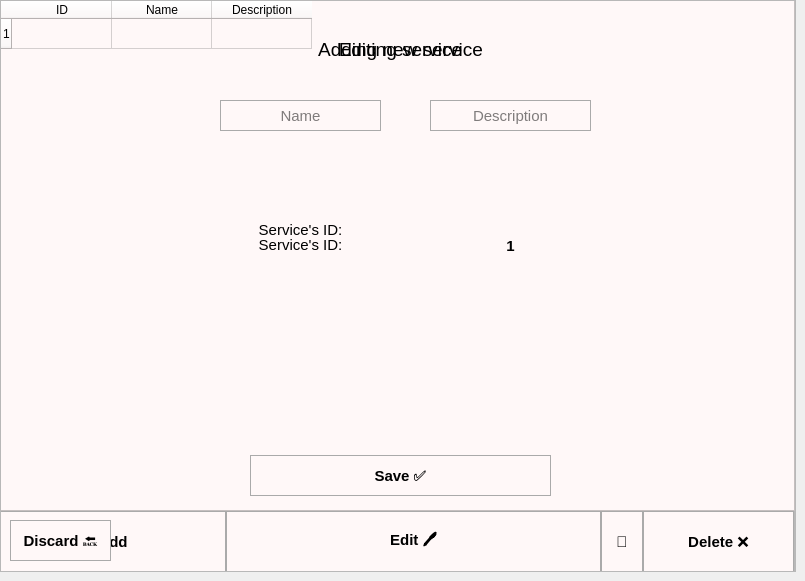
    <widget class="QWidget" name="tab_4">
     <attribute name="title">
      <string>Manage services</string>
     </attribute>
     <widget class="QFrame" name="frame_9">
      <property name="geometry">
       <rect>
        <x>0</x>
        <y>0</y>
        <width>795</width>
        <height>572</height>
       </rect>
      </property>
      <property name="frameShape">
       <enum>QFrame::StyledPanel</enum>
      </property>
      <property name="frameShadow">
       <enum>QFrame::Raised</enum>
      </property>
      <widget class="QTableWidget" name="tableWidget_4">
       <property name="geometry">
        <rect>
         <x>0</x>
         <y>0</y>
         <width>795</width>
         <height>511</height>
        </rect>
       </property>
       <property name="sizePolicy">
        <sizepolicy hsizetype="Expanding" vsizetype="Expanding">
         <horstretch>0</horstretch>
         <verstretch>0</verstretch>
        </sizepolicy>
       </property>
       <property name="styleSheet">
        <string notr="true">background: none;
background-color: rgb(255, 248, 248);</string>
       </property>
       <property name="frameShape">
        <enum>QFrame::StyledPanel</enum>
       </property>
       <property name="horizontalScrollBarPolicy">
        <enum>Qt::ScrollBarAlwaysOff</enum>
       </property>
       <property name="sizeAdjustPolicy">
        <enum>QAbstractScrollArea::AdjustIgnored</enum>
       </property>
       <property name="sortingEnabled">
        <bool>true</bool>
       </property>
       <property name="columnCount">
        <number>3</number>
       </property>
       <row>
        <property name="text">
         <string>1</string>
        </property>
       </row>
       <column>
        <property name="text">
         <string>ID</string>
        </property>
        <property name="textAlignment">
         <set>AlignCenter</set>
        </property>
       </column>
       <column>
        <property name="text">
         <string>Name</string>
        </property>
        <property name="textAlignment">
         <set>AlignCenter</set>
        </property>
       </column>
       <column>
        <property name="text">
         <string>Description</string>
        </property>
        <property name="textAlignment">
         <set>AlignCenter</set>
        </property>
       </column>
       <item row="0" column="0">
        <property name="text">
         <string/>
        </property>
       </item>
      </widget>
      <widget class="QPushButton" name="pushButton_26">
       <property name="geometry">
        <rect>
         <x>226</x>
         <y>511</y>
         <width>375</width>
         <height>61</height>
        </rect>
       </property>
       <property name="sizeIncrement">
        <size>
         <width>0</width>
         <height>0</height>
        </size>
       </property>
       <property name="font">
        <font>
         <pointsize>11</pointsize>
         <bold>true</bold>
        </font>
       </property>
       <property name="focusPolicy">
        <enum>Qt::StrongFocus</enum>
       </property>
       <property name="styleSheet">
        <string notr="true">background: none;
background-color: rgb(255, 248, 248);
border: 1px solid rgb(170, 170, 170);</string>
       </property>
       <property name="text">
        <string>Edit 🖊️</string>
       </property>
       <property name="iconSize">
        <size>
         <width>17</width>
         <height>16</height>
        </size>
       </property>
      </widget>
      <widget class="QPushButton" name="pushButton_27">
       <property name="geometry">
        <rect>
         <x>643</x>
         <y>511</y>
         <width>151</width>
         <height>61</height>
        </rect>
       </property>
       <property name="sizeIncrement">
        <size>
         <width>0</width>
         <height>0</height>
        </size>
       </property>
       <property name="font">
        <font>
         <pointsize>11</pointsize>
         <bold>true</bold>
        </font>
       </property>
       <property name="focusPolicy">
        <enum>Qt::StrongFocus</enum>
       </property>
       <property name="styleSheet">
        <string notr="true">background: none;
background-color: rgb(255, 248, 248);
border: 1px solid rgb(170, 170, 170);</string>
       </property>
       <property name="text">
        <string>Delete ❌</string>
       </property>
       <property name="iconSize">
        <size>
         <width>17</width>
         <height>16</height>
        </size>
       </property>
      </widget>
      <widget class="QPushButton" name="pushButton_28">
       <property name="geometry">
        <rect>
         <x>601</x>
         <y>511</y>
         <width>42</width>
         <height>61</height>
        </rect>
       </property>
       <property name="sizeIncrement">
        <size>
         <width>0</width>
         <height>0</height>
        </size>
       </property>
       <property name="font">
        <font>
         <pointsize>11</pointsize>
         <bold>true</bold>
        </font>
       </property>
       <property name="focusPolicy">
        <enum>Qt::StrongFocus</enum>
       </property>
       <property name="styleSheet">
        <string notr="true">background: none;
background-color: rgb(255, 248, 248);
border: 1px solid rgb(170, 170, 170);</string>
       </property>
       <property name="text">
        <string>🔄</string>
       </property>
       <property name="iconSize">
        <size>
         <width>17</width>
         <height>16</height>
        </size>
       </property>
      </widget>
      <widget class="QPushButton" name="pushButton_29">
       <property name="geometry">
        <rect>
         <x>0</x>
         <y>511</y>
         <width>226</width>
         <height>61</height>
        </rect>
       </property>
       <property name="sizeIncrement">
        <size>
         <width>0</width>
         <height>0</height>
        </size>
       </property>
       <property name="font">
        <font>
         <pointsize>11</pointsize>
         <bold>true</bold>
        </font>
       </property>
       <property name="focusPolicy">
        <enum>Qt::StrongFocus</enum>
       </property>
       <property name="styleSheet">
        <string notr="true">background: none;
background-color: rgb(255, 248, 248);
border: 1px solid rgb(170, 170, 170);</string>
       </property>
       <property name="text">
        <string>Add</string>
       </property>
       <property name="iconSize">
        <size>
         <width>17</width>
         <height>16</height>
        </size>
       </property>
      </widget>
     </widget>
     <widget class="QFrame" name="frame_11">
      <property name="geometry">
       <rect>
        <x>0</x>
        <y>0</y>
        <width>796</width>
        <height>572</height>
       </rect>
      </property>
      <property name="frameShape">
       <enum>QFrame::StyledPanel</enum>
      </property>
      <property name="frameShadow">
       <enum>QFrame::Raised</enum>
      </property>
      <widget class="QLineEdit" name="lineEdit_14">
       <property name="geometry">
        <rect>
         <x>220</x>
         <y>100</y>
         <width>161</width>
         <height>31</height>
        </rect>
       </property>
       <property name="font">
        <font>
         <pointsize>11</pointsize>
        </font>
       </property>
       <property name="styleSheet">
        <string notr="true">background: none;
background-color: rgb(255, 248, 248);
border: 1px solid rgb(170, 170, 170);</string>
       </property>
       <property name="text">
        <string/>
       </property>
       <property name="alignment">
        <set>Qt::AlignCenter</set>
       </property>
       <property name="placeholderText">
        <string>Name</string>
       </property>
      </widget>
      <widget class="QLineEdit" name="lineEdit_15">
       <property name="geometry">
        <rect>
         <x>430</x>
         <y>100</y>
         <width>161</width>
         <height>31</height>
        </rect>
       </property>
       <property name="font">
        <font>
         <pointsize>11</pointsize>
        </font>
       </property>
       <property name="styleSheet">
        <string notr="true">background: none;
background-color: rgb(255, 248, 248);
border: 1px solid rgb(170, 170, 170);</string>
       </property>
       <property name="alignment">
        <set>Qt::AlignCenter</set>
       </property>
       <property name="placeholderText">
        <string>Description</string>
       </property>
      </widget>
      <widget class="QPushButton" name="pushButton_30">
       <property name="geometry">
        <rect>
         <x>250</x>
         <y>455</y>
         <width>301</width>
         <height>41</height>
        </rect>
       </property>
       <property name="sizeIncrement">
        <size>
         <width>0</width>
         <height>0</height>
        </size>
       </property>
       <property name="font">
        <font>
         <pointsize>11</pointsize>
         <bold>true</bold>
        </font>
       </property>
       <property name="focusPolicy">
        <enum>Qt::StrongFocus</enum>
       </property>
       <property name="styleSheet">
        <string notr="true">background: none;
background-color: rgb(255, 248, 248);
border: 1px solid rgb(170, 170, 170);</string>
       </property>
       <property name="text">
        <string>Save ✅</string>
       </property>
       <property name="iconSize">
        <size>
         <width>17</width>
         <height>16</height>
        </size>
       </property>
      </widget>
      <widget class="QPushButton" name="pushButton_31">
       <property name="geometry">
        <rect>
         <x>10</x>
         <y>520</y>
         <width>101</width>
         <height>41</height>
        </rect>
       </property>
       <property name="sizeIncrement">
        <size>
         <width>0</width>
         <height>0</height>
        </size>
       </property>
       <property name="font">
        <font>
         <pointsize>11</pointsize>
         <bold>true</bold>
        </font>
       </property>
       <property name="focusPolicy">
        <enum>Qt::StrongFocus</enum>
       </property>
       <property name="styleSheet">
        <string notr="true">background: none;
background-color: rgb(255, 248, 248);
border: 1px solid rgb(170, 170, 170);</string>
       </property>
       <property name="text">
        <string>Discard 🔙</string>
       </property>
       <property name="iconSize">
        <size>
         <width>17</width>
         <height>16</height>
        </size>
       </property>
      </widget>
      <widget class="QLabel" name="label_40">
       <property name="geometry">
        <rect>
         <x>310</x>
         <y>34</y>
         <width>181</width>
         <height>31</height>
        </rect>
       </property>
       <property name="font">
        <font>
         <pointsize>14</pointsize>
        </font>
       </property>
       <property name="text">
        <string>Adding new service</string>
       </property>
       <property name="alignment">
        <set>Qt::AlignCenter</set>
       </property>
      </widget>
      <widget class="QLabel" name="label_41">
       <property name="geometry">
        <rect>
         <x>220</x>
         <y>220</y>
         <width>161</width>
         <height>20</height>
        </rect>
       </property>
       <property name="font">
        <font>
         <pointsize>11</pointsize>
        </font>
       </property>
       <property name="styleSheet">
        <string notr="true"/>
       </property>
       <property name="text">
        <string>Service's ID:</string>
       </property>
       <property name="alignment">
        <set>Qt::AlignCenter</set>
       </property>
      </widget>
      <widget class="QLabel" name="label_42">
       <property name="geometry">
        <rect>
         <x>430</x>
         <y>220</y>
         <width>161</width>
         <height>31</height>
        </rect>
       </property>
       <property name="font">
        <font>
         <pointsize>11</pointsize>
         <bold>true</bold>
        </font>
       </property>
       <property name="styleSheet">
        <string notr="true">background: none;
background-color: rgb(255, 248, 248);</string>
       </property>
       <property name="text">
        <string>1</string>
       </property>
       <property name="alignment">
        <set>Qt::AlignCenter</set>
       </property>
      </widget>
     </widget>
     <widget class="QFrame" name="frame_12">
      <property name="geometry">
       <rect>
        <x>0</x>
        <y>0</y>
        <width>796</width>
        <height>572</height>
       </rect>
      </property>
      <property name="frameShape">
       <enum>QFrame::StyledPanel</enum>
      </property>
      <property name="frameShadow">
       <enum>QFrame::Raised</enum>
      </property>
      <widget class="QLineEdit" name="lineEdit_16">
       <property name="geometry">
        <rect>
         <x>220</x>
         <y>100</y>
         <width>161</width>
         <height>31</height>
        </rect>
       </property>
       <property name="font">
        <font>
         <pointsize>11</pointsize>
        </font>
       </property>
       <property name="styleSheet">
        <string notr="true">background: none;
background-color: rgb(255, 248, 248);
border: 1px solid rgb(170, 170, 170);</string>
       </property>
       <property name="text">
        <string/>
       </property>
       <property name="alignment">
        <set>Qt::AlignCenter</set>
       </property>
       <property name="placeholderText">
        <string>Name</string>
       </property>
      </widget>
      <widget class="QLineEdit" name="lineEdit_17">
       <property name="geometry">
        <rect>
         <x>430</x>
         <y>100</y>
         <width>161</width>
         <height>31</height>
        </rect>
       </property>
       <property name="font">
        <font>
         <pointsize>11</pointsize>
        </font>
       </property>
       <property name="styleSheet">
        <string notr="true">background: none;
background-color: rgb(255, 248, 248);
border: 1px solid rgb(170, 170, 170);</string>
       </property>
       <property name="alignment">
        <set>Qt::AlignCenter</set>
       </property>
       <property name="placeholderText">
        <string>Description</string>
       </property>
      </widget>
      <widget class="QLabel" name="label_43">
       <property name="geometry">
        <rect>
         <x>310</x>
         <y>34</y>
         <width>181</width>
         <height>31</height>
        </rect>
       </property>
       <property name="font">
        <font>
         <pointsize>14</pointsize>
        </font>
       </property>
       <property name="text">
        <string>Editing service</string>
       </property>
       <property name="alignment">
        <set>Qt::AlignCenter</set>
       </property>
      </widget>
      <widget class="QLabel" name="label_44">
       <property name="geometry">
        <rect>
         <x>220</x>
         <y>235</y>
         <width>161</width>
         <height>20</height>
        </rect>
       </property>
       <property name="font">
        <font>
         <pointsize>11</pointsize>
        </font>
       </property>
       <property name="styleSheet">
        <string notr="true"/>
       </property>
       <property name="text">
        <string>Service's ID:</string>
       </property>
       <property name="alignment">
        <set>Qt::AlignCenter</set>
       </property>
      </widget>
      <widget class="QLabel" name="label_45">
       <property name="geometry">
        <rect>
         <x>430</x>
         <y>230</y>
         <width>161</width>
         <height>31</height>
        </rect>
       </property>
       <property name="font">
        <font>
         <pointsize>11</pointsize>
         <bold>true</bold>
        </font>
       </property>
       <property name="styleSheet">
        <string notr="true">background: none;
background-color: rgb(255, 248, 248);</string>
       </property>
       <property name="text">
        <string>1</string>
       </property>
       <property name="alignment">
        <set>Qt::AlignCenter</set>
       </property>
      </widget>
      <widget class="QPushButton" name="pushButton_33">
       <property name="geometry">
        <rect>
         <x>250</x>
         <y>455</y>
         <width>301</width>
         <height>41</height>
        </rect>
       </property>
       <property name="sizeIncrement">
        <size>
         <width>0</width>
         <height>0</height>
        </size>
       </property>
       <property name="font">
        <font>
         <pointsize>11</pointsize>
         <bold>true</bold>
        </font>
       </property>
       <property name="focusPolicy">
        <enum>Qt::StrongFocus</enum>
       </property>
       <property name="styleSheet">
        <string notr="true">background: none;
background-color: rgb(255, 248, 248);
border: 1px solid rgb(170, 170, 170);</string>
       </property>
       <property name="text">
        <string>Save ✅</string>
       </property>
       <property name="iconSize">
        <size>
         <width>17</width>
         <height>16</height>
        </size>
       </property>
      </widget>
      <widget class="QPushButton" name="pushButton_32">
       <property name="geometry">
        <rect>
         <x>10</x>
         <y>520</y>
         <width>101</width>
         <height>41</height>
        </rect>
       </property>
       <property name="sizeIncrement">
        <size>
         <width>0</width>
         <height>0</height>
        </size>
       </property>
       <property name="font">
        <font>
         <pointsize>11</pointsize>
         <bold>true</bold>
        </font>
       </property>
       <property name="focusPolicy">
        <enum>Qt::StrongFocus</enum>
       </property>
       <property name="styleSheet">
        <string notr="true">background: none;
background-color: rgb(255, 248, 248);
border: 1px solid rgb(170, 170, 170);</string>
       </property>
       <property name="text">
        <string>Discard 🔙</string>
       </property>
       <property name="iconSize">
        <size>
         <width>17</width>
         <height>16</height>
        </size>
       </property>
      </widget>
     </widget>
    </widget>
